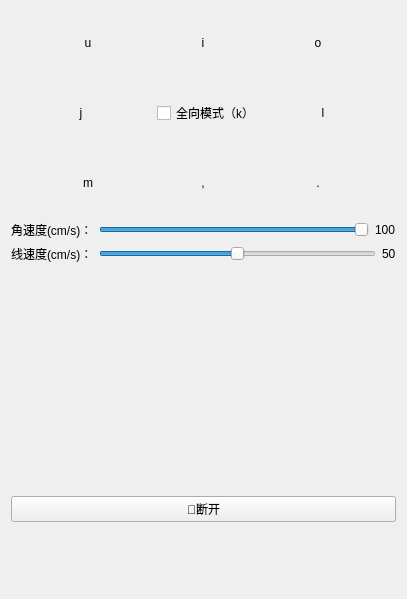
            <widget class="QWidget" name="page_7">
             <layout class="QVBoxLayout" name="verticalLayout_7">
              <item>
               <layout class="QVBoxLayout" name="verticalLayout_3">
                <item>
                 <layout class="QHBoxLayout" name="horizontalLayout_2">
                  <item>
                   <widget class="QPushButton" name="pushButton_u">
                    <property name="minimumSize">
                     <size>
                      <width>64</width>
                      <height>64</height>
                     </size>
                    </property>
                    <property name="maximumSize">
                     <size>
                      <width>64</width>
                      <height>64</height>
                     </size>
                    </property>
                    <property name="styleSheet">
                     <string notr="true">QPushButton{border-image: url(://images/up_left.png);}
QPushButton{border:none;}
QPushButton:pressed{border-image: url(://images/up_left_2.png);}</string>
                    </property>
                    <property name="text">
                     <string>u</string>
                    </property>
                    <property name="shortcut">
                     <string>U</string>
                    </property>
                   </widget>
                  </item>
                  <item>
                   <widget class="QPushButton" name="pushButton_i">
                    <property name="minimumSize">
                     <size>
                      <width>64</width>
                      <height>64</height>
                     </size>
                    </property>
                    <property name="maximumSize">
                     <size>
                      <width>64</width>
                      <height>64</height>
                     </size>
                    </property>
                    <property name="styleSheet">
                     <string notr="true">QPushButton{border-image: url(://images/up.png);}
QPushButton{border:none;}
QPushButton:pressed{border-image: url(://images/up_2.png);}</string>
                    </property>
                    <property name="text">
                     <string>i</string>
                    </property>
                    <property name="shortcut">
                     <string>I</string>
                    </property>
                   </widget>
                  </item>
                  <item>
                   <widget class="QPushButton" name="pushButton_o">
                    <property name="minimumSize">
                     <size>
                      <width>64</width>
                      <height>64</height>
                     </size>
                    </property>
                    <property name="maximumSize">
                     <size>
                      <width>64</width>
                      <height>64</height>
                     </size>
                    </property>
                    <property name="styleSheet">
                     <string notr="true">QPushButton{border-image: url(://images/up_right.png);}
QPushButton{border:none;}
QPushButton:pressed{border-image: url(://images/up_right_2.png);}</string>
                    </property>
                    <property name="text">
                     <string>o</string>
                    </property>
                    <property name="shortcut">
                     <string>O</string>
                    </property>
                   </widget>
                  </item>
                 </layout>
                </item>
                <item>
                 <layout class="QHBoxLayout" name="horizontalLayout_18">
                  <item>
                   <widget class="QPushButton" name="pushButton_j">
                    <property name="minimumSize">
                     <size>
                      <width>64</width>
                      <height>64</height>
                     </size>
                    </property>
                    <property name="maximumSize">
                     <size>
                      <width>64</width>
                      <height>64</height>
                     </size>
                    </property>
                    <property name="styleSheet">
                     <string notr="true">QPushButton{border-image: url(://images/left.png);}
QPushButton{border:none;}
QPushButton:pressed{border-image: url(://images/left_2.png);}</string>
                    </property>
                    <property name="text">
                     <string>j</string>
                    </property>
                    <property name="shortcut">
                     <string>J</string>
                    </property>
                   </widget>
                  </item>
                  <item>
                   <widget class="QCheckBox" name="checkBox_use_all">
                    <property name="maximumSize">
                     <size>
                      <width>90</width>
                      <height>16777215</height>
                     </size>
                    </property>
                    <property name="text">
                     <string>全向模式（k）</string>
                    </property>
                    <property name="shortcut">
                     <string>K</string>
                    </property>
                   </widget>
                  </item>
                  <item>
                   <widget class="QPushButton" name="pushButton_l">
                    <property name="minimumSize">
                     <size>
                      <width>64</width>
                      <height>64</height>
                     </size>
                    </property>
                    <property name="maximumSize">
                     <size>
                      <width>64</width>
                      <height>64</height>
                     </size>
                    </property>
                    <property name="styleSheet">
                     <string notr="true">QPushButton{border-image: url(://images/right.png);}
QPushButton{border:none;}
QPushButton:pressed{border-image: url(://images/right_2.png);}</string>
                    </property>
                    <property name="text">
                     <string>l</string>
                    </property>
                    <property name="shortcut">
                     <string>L</string>
                    </property>
                   </widget>
                  </item>
                 </layout>
                </item>
                <item>
                 <layout class="QHBoxLayout" name="horizontalLayout_19">
                  <item>
                   <widget class="QPushButton" name="pushButton_m">
                    <property name="minimumSize">
                     <size>
                      <width>64</width>
                      <height>64</height>
                     </size>
                    </property>
                    <property name="maximumSize">
                     <size>
                      <width>64</width>
                      <height>64</height>
                     </size>
                    </property>
                    <property name="styleSheet">
                     <string notr="true">QPushButton{border-image: url(://images/down_left.png);}
QPushButton{border:none;}
QPushButton:pressed{border-image: url(://images/down_left_2.png);}</string>
                    </property>
                    <property name="text">
                     <string>m</string>
                    </property>
                    <property name="shortcut">
                     <string>M</string>
                    </property>
                   </widget>
                  </item>
                  <item>
                   <widget class="QPushButton" name="pushButton_back">
                    <property name="minimumSize">
                     <size>
                      <width>64</width>
                      <height>64</height>
                     </size>
                    </property>
                    <property name="maximumSize">
                     <size>
                      <width>64</width>
                      <height>64</height>
                     </size>
                    </property>
                    <property name="styleSheet">
                     <string notr="true">QPushButton{border-image: url(://images/down.png);}
QPushButton{border:none;}
QPushButton:pressed{border-image: url(://images/down_2.png);}</string>
                    </property>
                    <property name="text">
                     <string>,</string>
                    </property>
                    <property name="shortcut">
                     <string>,</string>
                    </property>
                   </widget>
                  </item>
                  <item>
                   <widget class="QPushButton" name="pushButton_backr">
                    <property name="minimumSize">
                     <size>
                      <width>64</width>
                      <height>64</height>
                     </size>
                    </property>
                    <property name="maximumSize">
                     <size>
                      <width>64</width>
                      <height>64</height>
                     </size>
                    </property>
                    <property name="styleSheet">
                     <string notr="true">QPushButton{border-image: url(://images/down_right.png);}
QPushButton{border:none;}
QPushButton:pressed{border-image: url(://images/down_right_2.png);}</string>
                    </property>
                    <property name="text">
                     <string>.</string>
                    </property>
                    <property name="shortcut">
                     <string>.</string>
                    </property>
                   </widget>
                  </item>
                 </layout>
                </item>
                <item>
                 <layout class="QHBoxLayout" name="horizontalLayout_20">
                  <item>
                   <widget class="QLabel" name="label_14">
                    <property name="text">
                     <string>角速度(cm/s)：</string>
                    </property>
                   </widget>
                  </item>
                  <item>
                   <widget class="QSlider" name="horizontalSlider_raw">
                    <property name="maximum">
                     <number>100</number>
                    </property>
                    <property name="value">
                     <number>100</number>
                    </property>
                    <property name="orientation">
                     <enum>Qt::Horizontal</enum>
                    </property>
                   </widget>
                  </item>
                  <item>
                   <widget class="QLabel" name="label_raw">
                    <property name="text">
                     <string>100</string>
                    </property>
                   </widget>
                  </item>
                 </layout>
                </item>
                <item>
                 <layout class="QHBoxLayout" name="horizontalLayout_21">
                  <item>
                   <widget class="QLabel" name="label_9">
                    <property name="text">
                     <string>线速度(cm/s)：</string>
                    </property>
                   </widget>
                  </item>
                  <item>
                   <widget class="QSlider" name="horizontalSlider_linear">
                    <property name="maximum">
                     <number>100</number>
                    </property>
                    <property name="singleStep">
                     <number>1</number>
                    </property>
                    <property name="value">
                     <number>50</number>
                    </property>
                    <property name="orientation">
                     <enum>Qt::Horizontal</enum>
                    </property>
                   </widget>
                  </item>
                  <item>
                   <widget class="QLabel" name="label_linear">
                    <property name="text">
                     <string>50</string>
                    </property>
                   </widget>
                  </item>
                 </layout>
                </item>
                <item>
                 <layout class="QHBoxLayout" name="horizontalLayout_23">
                  <item>
                   <spacer name="horizontalSpacer_5">
                    <property name="orientation">
                     <enum>Qt::Horizontal</enum>
                    </property>
                    <property name="sizeHint" stdset="0">
                     <size>
                      <width>40</width>
                      <height>20</height>
                     </size>
                    </property>
                   </spacer>
                  </item>
                  <item>
                   <widget class="QWidget" name="JoyStick_widget" native="true">
                    <property name="minimumSize">
                     <size>
                      <width>200</width>
                      <height>200</height>
                     </size>
                    </property>
                    <layout class="QHBoxLayout" name="horizontalLayout_22"/>
                   </widget>
                  </item>
                  <item>
                   <spacer name="horizontalSpacer_6">
                    <property name="orientation">
                     <enum>Qt::Horizontal</enum>
                    </property>
                    <property name="sizeHint" stdset="0">
                     <size>
                      <width>40</width>
                      <height>20</height>
                     </size>
                    </property>
                   </spacer>
                  </item>
                 </layout>
                </item>
                <item>
                 <spacer name="verticalSpacer_4">
                  <property name="orientation">
                   <enum>Qt::Vertical</enum>
                  </property>
                  <property name="sizeHint" stdset="0">
                   <size>
                    <width>385</width>
                    <height>21</height>
                   </size>
                  </property>
                 </spacer>
                </item>
                <item>
                 <widget class="QPushButton" name="pushButton">
                  <property name="text">
                   <string>🔗断开</string>
                  </property>
                 </widget>
                </item>
               </layout>
              </item>
              <item>
               <widget class="QPushButton" name="btn_status">
                <property name="minimumSize">
                 <size>
                  <width>0</width>
                  <height>60</height>
                 </size>
                </property>
                <property name="cursor">
                 <cursorShape>PointingHandCursor</cursorShape>
                </property>
                <property name="styleSheet">
                 <string notr="true">QPushButton:hover{
border-bottom:2px solid rgb(67, 154, 246);
}
QPushButton:checked{
background-color:cyan;
border-bottom:2px solid white 
}
QPushButton:pressed{
background-color:rgb(67, 154, 246)
}
QPushButton{
background-color:rgb(238, 238, 236,0);
border:none; 
padding:0px 0px 0px 0px;
margin:0px 0px 0px 0px;
}</string>
                </property>
                <property name="text">
                 <string/>
                </property>
                <property name="iconSize">
                 <size>
                  <width>32</width>
                  <height>32</height>
                 </size>
                </property>
               </widget>
              </item>
             </layout>
            </widget>
